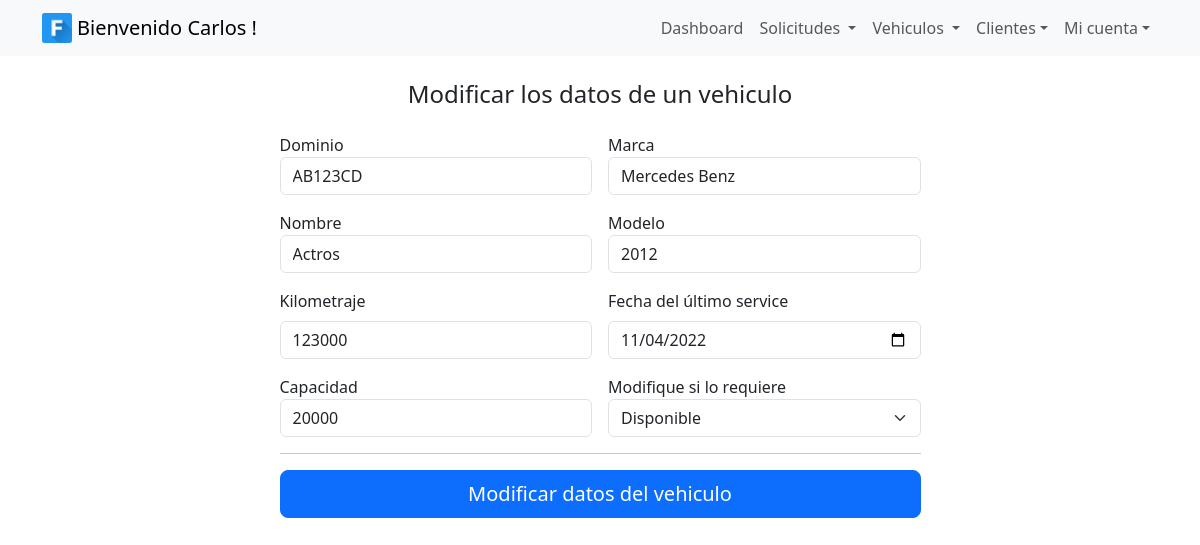
Page /vehiculos/2/ (signed in) on the committed database.
### solicitudes/models.py (models this page shows, shortened)
class Usuario(AbstractUser):
    dni = models.CharField(max_length=8, unique=True)
    telefono = models.CharField(max_length=10)
    fecha_creacion = models.DateField(null=True)
    id_tipo_usuario = models.ForeignKey(TiposUsuario, on_delete=models.CASCADE)
    class Meta:
        verbose_name_plural = "Usuarios"

class Vehiculo(models.Model):
    dominio = models.CharField(max_length=7, unique=True)
    marca = models.CharField(max_length=20)
    nombre = models.CharField(max_length=30)
    modelo = models.CharField(max_length=4)
    capacidad = models.IntegerField(null=True)
    kilometraje = models.IntegerField(null=True, default='0')  # agregar a tabla
    fecha_ult_service = models.DateField(null=True)  # agregar a tabla
    kilometraje_desde_ult_service = models.IntegerField(null=True, default='0')  # agregar a tabla
    id_estado_vehiculo = models.ForeignKey(EstadosVehiculo, on_delete=models.CASCADE)
    class Meta:
        verbose_name_plural = "Vehiculos"

### solicitudes/views.py (the view, shortened to what this page needs)
# urls.py: path('vehiculos/<int:vehiculo_id>/', views.vehiculo_detalle, name='vehiculo_detalle'),
@login_required
def vehiculo_detalle(request, vehiculo_id):
    if request.method == "GET":
        vehiculo = get_object_or_404(Vehiculo, pk=vehiculo_id)
        estados = EstadosVehiculo.objects.all()
        return render(
            request,
            "vehiculos/vehiculo_detalle.html",
            {"vehiculo": vehiculo, "estados": estados},
        )

### solicitudes/templates/vehiculos/vehiculo_detalle.html (shortened to what this page needs)
{% extends 'base.html' %}
{% block content %}
<main class="container">
    <div class="row vh-100 d-flex justify-content-center">
        <div class="col-md-7">
            <form action="{% url 'vehiculo_detalle' vehiculo.id %}" method="post" class="card-body">
                <h4 class="mb-4 mt-4 text-center">Modificar los datos de un vehiculo</h4>
                <div class="row g-3">
                    <div class="col-sm-6">
                        <label for="dominio">Dominio</label>
                        <input type="text" name="dominio" class="form-control" value="{{vehiculo.dominio}}">
                    </div>
                    <div class="col-sm-6">
                        <label for="marca">Marca</label>
                        <input type="text" name="marca" class="form-control" value="{{vehiculo.marca}}">
                    </div>
                    <div class="col-sm-6">
                        <label for="nombre">Nombre</label>
                        <input type="text" name="nombre" class="form-control" value="{{vehiculo.nombre}}">
                    </div>
                    <div class="col-sm-6">
                        <label for="modelo">Modelo</label>
                        <input type="text" name="modelo" class="form-control" value="{{vehiculo.modelo}}">
                    </div>
                    <div class="col-sm-6">
                        <label for="kilometraje" class="form-label">Kilometraje</label>
                        <input type="text" class="form-control" id="kilometraje" name="kilometraje" value="{{vehiculo.kilometraje}}" required>
                    </div>
                    <div class="col-sm-6">
                        <label for="fecha_ult_service" class="form-label">Fecha del último service</label>
                        <input type="date" name="fecha_ult_service" id="fecha_ult_service" class="form-control"
                        value="{{vehiculo.fecha_ult_service | date:'Y-m-d'}}">
                    </div>
                    <div class="col-sm-6">
                        <label for="capacidad">Capacidad</label>
                        <input type="text" name="capacidad" class="form-control" value="{{vehiculo.capacidad}}">
                    </div>
                    <div class="col-sm-6">
                        <label for="id_estado_vehiculo">Modifique si lo requiere</label>
                        <select name="id_estado_vehiculo" id="id_estado_vehiculo" class="form-select">
                            {% for estado in estados %}
                            {% if estado.id == vehiculo.id_estado_vehiculo.id %}
                            <option value="{{ estado.id }}" selected>{{ estado.descripcion }}</option>
                            {% else %}
                            <option value="{{ estado.id }}">{{ estado.descripcion }}</option>
                            {% endif %}
                            {% endfor %}
                        </select>
                    </div>
                </div>
                <hr>
                <button class="w-100 btn btn-primary btn-lg">
                    Modificar datos del vehiculo
                </button>
            </form>
        </div>
    </div>
</main>
{% endblock %}

### solicitudes/templates/base.html (shortened to what this page needs)
{% load static %}
<!DOCTYPE html>
<html lang="en">
<head>
  <link href="https://cdn.jsdelivr.net/npm/bootstrap@5.3.2/dist/css/bootstrap.min.css" rel="stylesheet"
 />
  <link rel="stylesheet" href="https://cdn.jsdelivr.net/npm/bootstrap-icons@1.11.1/font/bootstrap-icons.css">
  <link rel="stylesheet" href="https://cdn.datatables.net/1.13.6/css/dataTables.bootstrap5.min.css">
  <link rel="stylesheet" href="https://cdn.datatables.net/1.13.6/css/jquery.dataTables.min.css">
  <link rel="stylesheet" href="https://cdn.datatables.net/buttons/2.4.2/css/buttons.dataTables.min.css">
  <link rel="stylesheet" type="text/css" href="{% static 'css/styles.css' %}">
</head>
<body>
  <nav class="navbar navbar-expand-lg bg-body-tertiary bg-dark text-white">
    <div class="container">
      <img style="width: 30px; margin-right: 5px" src="{% static 'img/fletter.png' %}"></img>
      {% if user.is_authenticated %}
        <a class="navbar-brand" href="#"> Bienvenido {{ user.first_name }} !</a>
      {% endif %}
      <div class="collapse navbar-collapse" id="navbarNav">
        <ul class="navbar-nav ms-auto">
          {% if user.is_authenticated %}
            <li class="nav-item"><a class="nav-link" href="/dashboard/" role="button">Dashboard</a></li>
            <li class="nav-item dropdown">
              <a class="nav-link dropdown-toggle" href="#" role="button" data-bs-toggle="dropdown" aria-expanded="false">
              Solicitudes
              </a>
            </li>
            {% if user.is_staff %}
            <li class="nav-item dropdown">
              <a class="nav-link dropdown-toggle" href="#" role="button" data-bs-toggle="dropdown" aria-expanded="false">
                Vehiculos
              </a>
            </li>
            <li class="nav-item dropdown">
              <a class="nav-link dropdown-toggle" href="#" role="button" data-bs-toggle="dropdown"
                aria-expanded="false">Clientes</a>
            </li>
            {% endif %}
            <li class="nav-item dropdown">
              <a class="nav-link dropdown-toggle" href="#" role="button" data-bs-toggle="dropdown"
                aria-expanded="false">Mi cuenta</a>
            </li>
          {% else %}
            <li class="nav-item"><a class="nav-link" href="/signup/">Registrarse</a></li>
            <li class="nav-item"><a class="nav-link" href="/signin/">Iniciar sesion</a></li>
          {% endif %}
        </ul>
      </div>
    </div>
  </nav>
  {% block content %}
  {% endblock %}
</body>
</html>

### rows in the picture
Usuario: first_name "Carlos"
Vehiculo: dominio "AB123CD", marca "Mercedes Benz", nombre "Actros", modelo "2012", kilometraje "123000", fecha_ult_service "11/04/2022", capacidad "20000"

### other values in the picture
form field id_estado_vehiculo "Disponible"
